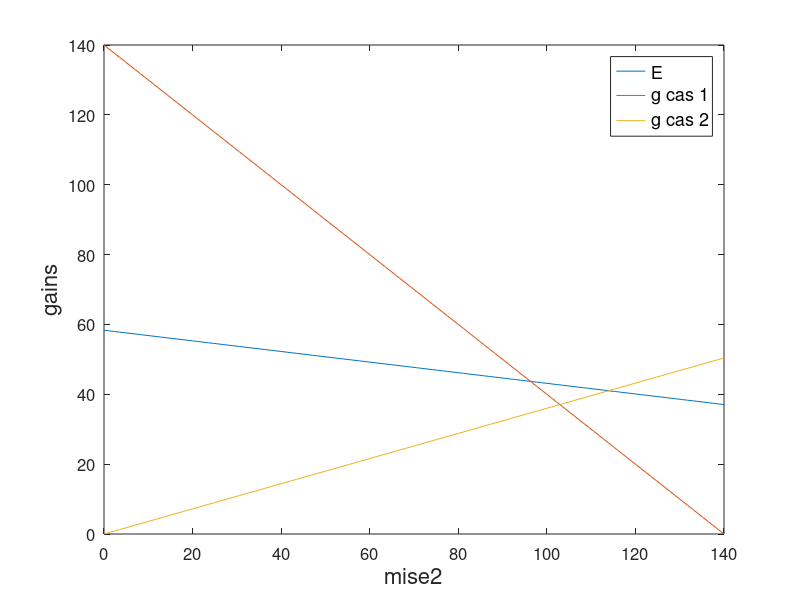

This figure's MATLAB source:
close all;
##clear all;
##figure()

mise1 = 100;

##cote1 = 2.6; cote2 = 1.65;

##s = 1.0451612903225806;
cote1 = 2.4
cote2 = 1.36
##cote2 = 1/(s-1/cote1)

g1 = (cote1 - 1) * mise1;
l1 = 0;
mise2 = linspace(0, g1, 120);

g2 = (cote2 - 1) * mise2;
l2 = mise2;

g_cas_1 = g1 - l2;
g_cas_2 = g2 - l1;

p1 = 1/cote1;
p2 = 1/cote2;
E = g_cas_1 * p1 + g_cas_2 * p2;
##mean(E)
##e_alt = cote2/(cote1+cote2) * g_cas_1 + cote1/(cote1+cote2) * g_cas_2
f = g_cas_2 ./ g_cas_1;
disp('mise2 conseillée :')
mean(mise2(find(abs(f-cote1 / cote2)<0.1)))

plot(mise2, E, mise2, g_cas_1, mise2, g_cas_2)
set(gca,'FontSize',12)
xlabel("mise2", 'FontSize', 16);
ylabel("gains", 'FontSize', 16);
lgd = legend("E","g cas 1",'g cas 2');
set(lgd, 'FontSize', 13);
